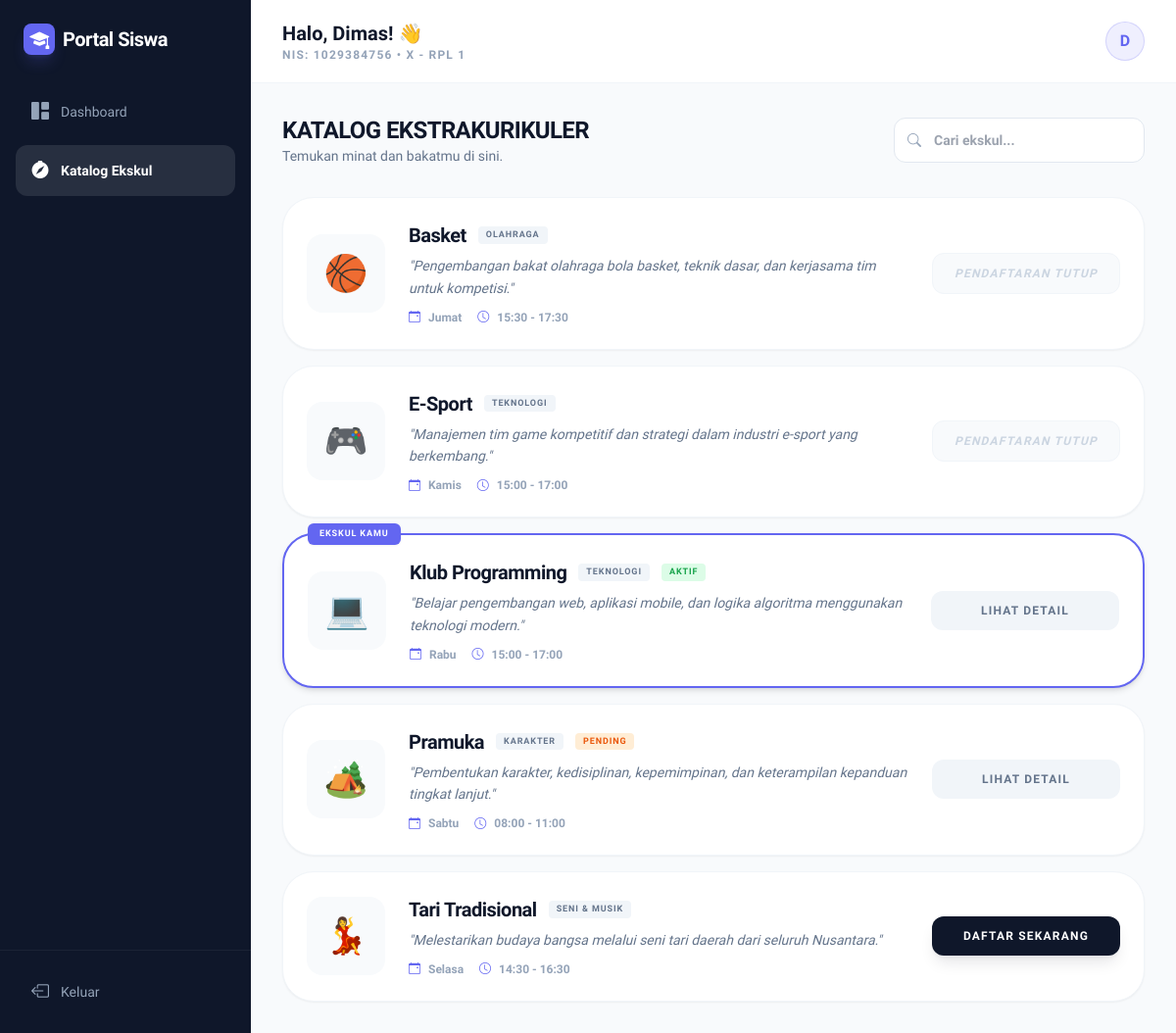
Page /siswa/public/ekskul (signed in) on the committed database.
### tables this page shows
CREATE TABLE `ekskul` (
  `id` int UNSIGNED NOT NULL,
  `pembina_id` int UNSIGNED NOT NULL,
  `nama` varchar(150) NOT NULL,
  `deskripsi` text,
  `kategori` enum('Olahraga','Seni & Musik','Teknologi','Karakter','Lainnya') NOT NULL DEFAULT 'Lainnya',
  `ikon_emoji` varchar(10) DEFAULT NULL,
  `hari_latihan` varchar(50) NOT NULL,
  `jam_mulai` time NOT NULL,
  `jam_selesai` time NOT NULL,
  `kuota_max` smallint UNSIGNED NOT NULL DEFAULT '40',
  `status_pendaftaran` enum('Terbuka','Tutup','Penuh') NOT NULL DEFAULT 'Terbuka',
  `created_at` timestamp NOT NULL DEFAULT CURRENT_TIMESTAMP,
  `updated_at` timestamp NOT NULL DEFAULT CURRENT_TIMESTAMP ON UPDATE CURRENT_TIMESTAMP
);

CREATE TABLE `pendaftaran` (
  `id` int UNSIGNED NOT NULL,
  `siswa_id` int UNSIGNED NOT NULL,
  `ekskul_id` int UNSIGNED NOT NULL,
  `status` enum('pending','aktif','ditolak','keluar') NOT NULL DEFAULT 'pending',
  `tanggal_daftar` date NOT NULL,
  `tanggal_update` timestamp NOT NULL DEFAULT CURRENT_TIMESTAMP ON UPDATE CURRENT_TIMESTAMP,
  `catatan` varchar(255) DEFAULT NULL
);

### siswa/app/core/Controller.php (called while the page is built, shortened)
<?php
class Controller {
    public function view($view, $data = []) {
        extract($data);
        require_once '../app/views/' . $view . '.php';
    }
    public function model($model) {
        return new $model;
    }
}

### siswa/app/controllers/Ekskul.php (called while the page is built, shortened)
<?php
class Ekskul extends Controller {
    public function index() {
        $siswa_id = $_SESSION['siswa']['id'];
        $ekskulModel      = $this->model('Ekskul_model');
        $pendaftaranModel = $this->model('Pendaftaran_model');
        $data = [
            'title'      => 'Katalog Ekskul',
            'activeMenu' => 'ekskul',
            'ekskuls'    => $ekskulModel->findAll(),
            'myRegistrations' => $pendaftaranModel->findAllBySiswa($siswa_id)
        ];
        $this->view('main/ekskul/index', $data);
    }
}

### siswa/app/core/App.php (called while the page is built, shortened)
<?php
class App {
    protected $method = 'index';
    protected $params = [];
    public function __construct() {
        $this->controller = new $this->controller;
        call_user_func_array([$this->controller, $this->method], $this->params);
    }
}

### siswa/app/init.php (called while the page is built, shortened)
<?php
require_once __DIR__ . '/core/Database.php';
require_once __DIR__ . '/core/Controller.php';
require_once __DIR__ . '/core/App.php';
$app = new App();

### siswa/public/index.php (called while the page is built)
<?php
require_once '../app/init.php';

### siswa/app/core/Database.php (called while the page is built, shortened)
<?php
class Database {
    private $host = DB_HOST;
    private $user = DB_USER;
    private $pass = DB_PASS;
    private $db_name = DB_NAME;
    private $dbh;
    private $stmt;
    public function __construct() {
        $dsn = 'mysql:host=' . $this->host . ';dbname=' . $this->db_name;
        $option = [
            PDO::ATTR_PERSISTENT => true,
            PDO::ATTR_ERRMODE => PDO::ERRMODE_EXCEPTION
        ];
        try {
            $this->dbh = new PDO($dsn, $this->user, $this->pass, $option);
        } catch (PDOException $e) {
            die("Koneksi Database Gagal: " . $e->getMessage());
        }
    }
    public function query($query) {
        $this->stmt = $this->dbh->prepare($query);
    }
    public function bind($param, $value, $type = null) {
        if (is_null($type)) {
            switch (true) {
                case is_int($value):
                    $type = PDO::PARAM_INT;
                    break;
            }
        }
        $this->stmt->bindValue($param, $value, $type);
    }
    public function execute() {
        $this->stmt->execute();
    }
    public function resultSet() {
        $this->execute();
        return $this->stmt->fetchAll(PDO::FETCH_ASSOC);
    }
}

### siswa/app/models/Ekskul_model.php (called while the page is built, shortened)
<?php
class Ekskul_model extends Database {
    public function findAll() {
        $this->query('SELECT e.*, p.nama AS nama_pembina, COUNT(pd.id) AS total_anggota FROM ekskul e JOIN pembina p ON p.id = e.pembina_id LEFT JOIN pendaftaran pd ON pd.ekskul_id = e.id AND pd.status = "aktif" GROUP BY e.id ORDER BY e.nama ASC');
        return $this->resultSet();
    }
}

### siswa/app/models/Pendaftaran_model.php (called while the page is built, shortened)
<?php
class Pendaftaran_model extends Database {
    public function findAllBySiswa($siswa_id) {
        $this->query('SELECT p.*, e.nama AS nama_ekskul, e.kategori, e.ikon_emoji, e.hari_latihan, e.jam_mulai, e.jam_selesai FROM pendaftaran p JOIN ekskul e ON e.id = p.ekskul_id WHERE p.siswa_id = :siswa_id ORDER BY p.tanggal_daftar DESC');
        $this->bind(':siswa_id', $siswa_id);
        return $this->resultSet();
    }
}

### siswa/app/views/main/ekskul/index.php (the view, shortened to what this page needs)
<div class="flex flex-col sm:flex-row sm:items-center justify-between mb-8 gap-4">
    <div>
        <h2 class="text-2xl font-black text-midnight tracking-tight uppercase">Katalog Ekstrakurikuler</h2>
        <p class="text-sm text-slate-500 font-medium">Temukan minat dan bakatmu di sini.</p>
    </div>
    <div class="relative w-full sm:w-64 text-sm font-semibold">
        <span class="absolute inset-y-0 left-0 pl-3.5 flex items-center text-slate-400">
            <i class="bi bi-search"></i>
        </span>
        <input type="text" id="searchEkskul" placeholder="Cari ekskul..." class="w-full pl-10 pr-4 py-3 bg-white border border-slate-200 rounded-xl focus:outline-none focus:ring-4 focus:ring-primary/10 focus:border-primary transition-all">
    </div>
</div>
<div class="space-y-4">
    <?php
    $regStatus = [];
    foreach ($myRegistrations as $reg) {
        $regStatus[$reg['ekskul_id']] = $reg;
    }
    foreach ($ekskuls as $e):
        $myReg = $regStatus[$e['id']] ?? null;
    ?>
    <div class="ekskul-item bg-white p-6 rounded-[2rem] border <?= $myReg && $myReg['status'] === 'aktif' ? 'border-primary border-2 shadow-md' : 'border-slate-100 shadow-sm' ?> flex flex-col md:flex-row md:items-center gap-6 relative transition-all group hover:shadow-md">
        <?php if ($myReg && $myReg['status'] === 'aktif'): ?>
        <div class="absolute -top-3 left-6 px-3 py-1 bg-primary text-white text-[9px] font-black uppercase tracking-widest rounded-md shadow-sm">Ekskul Kamu</div>
        <?php endif; ?>
        <div class="w-16 h-16 md:w-20 md:h-20 bg-slate-50 rounded-2xl flex items-center justify-center text-4xl flex-shrink-0 group-hover:scale-110 transition-transform">
            <?= $e['ikon_emoji'] ?>
        </div>
        <div class="flex-1 space-y-1.5 min-w-0">
            <div class="flex items-center gap-3">
                <h5 class="font-extrabold text-midnight text-xl tracking-tight truncate"><?= htmlspecialchars($e['nama']) ?></h5>
                <span class="px-2 py-0.5 bg-slate-100 text-slate-500 text-[9px] font-bold rounded uppercase tracking-widest"><?= htmlspecialchars($e['kategori']) ?></span>
                <?php if ($myReg): ?>
                    <?php
                    $statusColor = 'bg-slate-100 text-slate-500';
                    if ($myReg['status'] === 'aktif') $statusColor = 'bg-green-100 text-green-600';
                    if ($myReg['status'] === 'pending') $statusColor = 'bg-orange-100 text-orange-600';
                    ?>
                    <span class="px-2 py-0.5 <?= $statusColor ?> text-[9px] font-bold rounded uppercase tracking-widest"><?= $myReg['status'] ?></span>
                <?php endif; ?>
            </div>
            <p class="text-slate-500 text-sm leading-relaxed line-clamp-2 italic">"<?= htmlspecialchars($e['deskripsi']) ?>"</p>
            <div class="flex flex-wrap gap-4 pt-1">
                <div class="flex items-center gap-2 text-slate-400 text-xs">
                    <i class="bi bi-calendar-event text-primary"></i>
                    <span class="font-bold"><?= $e['hari_latihan'] ?></span>
                </div>
                <div class="flex items-center gap-2 text-slate-400 text-xs">
                    <i class="bi bi-clock text-primary"></i>
                    <span class="font-bold"><?= substr($e['jam_mulai'], 0, 5) ?> - <?= substr($e['jam_selesai'], 0, 5) ?></span>
                </div>
            </div>
        </div>
        <div class="md:w-48 flex-shrink-0">
            <?php if ($myReg): ?>
                <a href="<?= APP_URL ?>/ekskul/detail/<?= $e['id'] ?>" class="block w-full py-3 bg-slate-100 text-slate-500 font-bold rounded-xl text-center text-xs uppercase tracking-widest hover:bg-primary hover:text-white transition-all">Lihat Detail</a>
            <?php elseif ($e['status_pendaftaran'] === 'Terbuka'): ?>
                <form action="<?= APP_URL ?>/ekskul/daftar/<?= $e['id'] ?>" method="POST" onsubmit="return confirm('Yakin ingin mendaftar ke ekskul ini?')">
                    <button type="submit" class="w-full py-3 bg-midnight text-white font-bold rounded-xl text-xs uppercase tracking-widest hover:bg-slate-800 transition-all shadow-lg shadow-midnight/10 active:scale-95">Daftar Sekarang</button>
                </form>
            <?php else: ?>
                <button disabled class="w-full py-3 bg-slate-50 text-slate-300 font-bold rounded-xl border border-slate-100 text-xs uppercase tracking-widest cursor-not-allowed italic">Pendaftaran Tutup</button>
            <?php endif; ?>
        </div>
    </div>
    <?php endforeach; ?>
</div>

### rows in the picture
ekskul: ikon_emoji "🏀", nama "Basket", kategori "OLAHRAGA", deskripsi "Pengembangan bakat olahraga bola basket, teknik dasar, dan kerjasama tim untuk kompetisi.", hari_latihan "Jumat", jam_mulai "15:30", jam_selesai "17:30", status_pendaftaran "PENDAFTARAN TUTUP"
ekskul: ikon_emoji "🎮", nama "E-Sport", kategori "TEKNOLOGI", deskripsi "Manajemen tim game kompetitif dan strategi dalam industri e-sport yang berkembang.", hari_latihan "Kamis", jam_mulai "15:00", jam_selesai "17:00", status_pendaftaran "PENDAFTARAN TUTUP"
ekskul: shows "EKSKUL KAMU", ikon_emoji "💻", nama "Klub Programming", kategori "TEKNOLOGI", id.status "AKTIF", deskripsi "Belajar pengembangan web, aplikasi mobile, dan logika algoritma menggunakan teknologi modern.", hari_latihan "Rabu", jam_mulai "15:00", jam_selesai "17:00"
ekskul: ikon_emoji "🏕️", nama "Pramuka", kategori "KARAKTER", id.status "PENDING", deskripsi "Pembentukan karakter, kedisiplinan, kepemimpinan, dan keterampilan kepanduan tingkat lanjut.", hari_latihan "Sabtu", jam_mulai "08:00", jam_selesai "11:00"
ekskul: ikon_emoji "💃", nama "Tari Tradisional", kategori "SENI & MUSIK", deskripsi "Melestarikan budaya bangsa melalui seni tari daerah dari seluruh Nusantara.", hari_latihan "Selasa", jam_mulai "14:30", jam_selesai "16:30"

### other values in the picture
explode(' ', $_SESSION['siswa']['nama'])[0] "Dimas"
$_SESSION['siswa']['nis'] "1029384756"
$_SESSION['siswa']['kelas'] "X - RPL 1"
substr($_SESSION['siswa']['nama'], 0, 1) "D"
